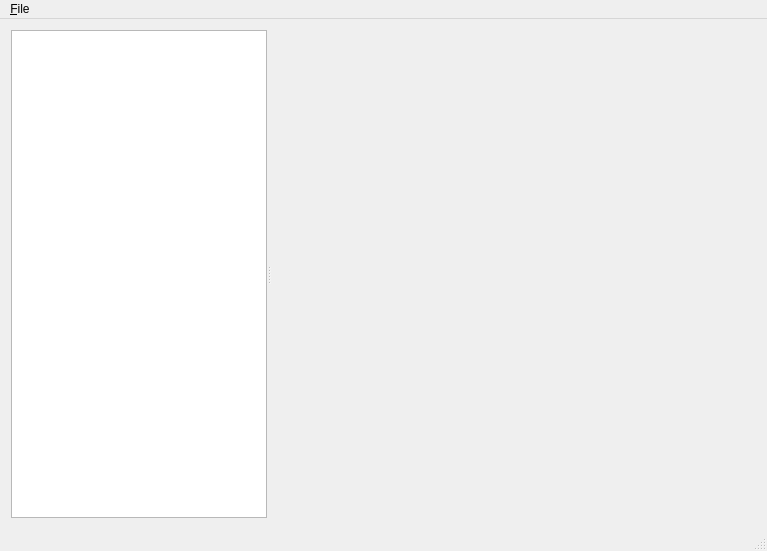
<?xml version="1.0" encoding="UTF-8"?>
<ui version="4.0">
 <class>MainWindowClass</class>
 <widget class="QMainWindow" name="MainWindowClass">
  <property name="geometry">
   <rect>
    <x>0</x>
    <y>0</y>
    <width>767</width>
    <height>551</height>
   </rect>
  </property>
  <property name="windowTitle">
   <string>ModX Editor</string>
  </property>
  <widget class="QWidget" name="centralWidget">
   <layout class="QVBoxLayout" name="verticalLayout">
    <item>
     <widget class="QSplitter" name="splitter">
      <property name="orientation">
       <enum>Qt::Horizontal</enum>
      </property>
      <widget class="QListWidget" name="pageList">
       <property name="sizePolicy">
        <sizepolicy hsizetype="Minimum" vsizetype="Expanding">
         <horstretch>0</horstretch>
         <verstretch>0</verstretch>
        </sizepolicy>
       </property>
       <property name="minimumSize">
        <size>
         <width>50</width>
         <height>0</height>
        </size>
       </property>
       <property name="baseSize">
        <size>
         <width>100</width>
         <height>0</height>
        </size>
       </property>
      </widget>
      <widget class="QStackedWidget" name="stackedWidget">
       <property name="sizePolicy">
        <sizepolicy hsizetype="Expanding" vsizetype="Preferred">
         <horstretch>10</horstretch>
         <verstretch>0</verstretch>
        </sizepolicy>
       </property>
       <widget class="QWidget" name="stackedWidgetPage1"/>
      </widget>
     </widget>
    </item>
   </layout>
  </widget>
  <widget class="QMenuBar" name="menuBar">
   <property name="geometry">
    <rect>
     <x>0</x>
     <y>0</y>
     <width>767</width>
     <height>21</height>
    </rect>
   </property>
   <widget class="QMenu" name="menuFile">
    <property name="title">
     <string>&amp;File</string>
    </property>
    <addaction name="actionNew"/>
    <addaction name="actionOpen"/>
    <addaction name="actionSave"/>
    <addaction name="actionSaveAs"/>
    <addaction name="separator"/>
    <addaction name="actionQuit"/>
   </widget>
   <addaction name="menuFile"/>
  </widget>
  <widget class="QStatusBar" name="statusBar"/>
  <action name="actionOpen">
   <property name="text">
    <string>&amp;Open...</string>
   </property>
   <property name="shortcut">
    <string>Ctrl+O</string>
   </property>
  </action>
  <action name="actionQuit">
   <property name="text">
    <string>&amp;Quit</string>
   </property>
   <property name="shortcut">
    <string>Ctrl+Q</string>
   </property>
  </action>
  <action name="actionNew">
   <property name="text">
    <string>&amp;New</string>
   </property>
   <property name="shortcut">
    <string>Ctrl+N</string>
   </property>
  </action>
  <action name="actionSaveAs">
   <property name="text">
    <string>Save As...</string>
   </property>
  </action>
  <action name="actionSave">
   <property name="text">
    <string>Save</string>
   </property>
   <property name="shortcut">
    <string>Ctrl+S</string>
   </property>
  </action>
 </widget>
 <layoutdefault spacing="6" margin="11"/>
 <resources/>
 <connections/>
</ui>
